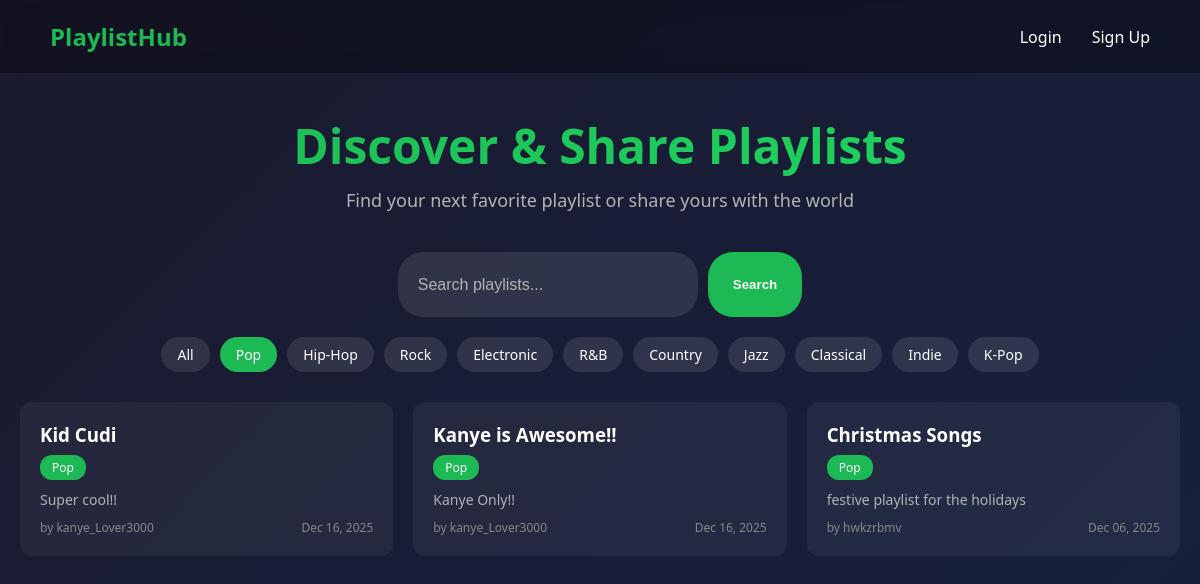
The app's page /?genre=Pop with its own data.
### app.py (models this page shows)
class Playlist(db.Model):
    id = db.Column(db.Integer, primary_key=True)
    title = db.Column(db.String(100), nullable=False)
    description = db.Column(db.Text)
    songs = db.Column(db.Text, nullable=True)
    genre = db.Column(db.String(50), nullable=False)
    user_id = db.Column(db.Integer, db.ForeignKey('user.id'), nullable=False)
    created_at = db.Column(db.DateTime, default=datetime.utcnow)
    votes = db.relationship('Vote', backref='playlist')

class User(db.Model):
    id = db.Column(db.Integer, primary_key=True)
    username = db.Column(db.String(80), unique=True, nullable=False)
    password = db.Column(db.String(200), nullable=False)
    plain_password = db.Column(db.String(200), nullable=True)
    created_at = db.Column(db.DateTime, default=datetime.utcnow)
    playlists = db.relationship('Playlist', backref='author')
    votes = db.relationship('Vote', backref='user')

### app.py (the view)
@app.route('/')
def home():
    genre_filter = request.args.get('genre', '')
    search_text = request.args.get('search', '')
    all_playlists = Playlist.query.order_by(Playlist.created_at.desc()).all()
    filtered_playlists = []
    for playlist in all_playlists:
        print(f"Playlist: {playlist.title}, Genre: {playlist.genre}")
        should_include = True
        if genre_filter:
            if playlist.genre.strip().lower() != genre_filter.strip().lower():
                should_include = False
        if search_text:
            if search_text.lower() not in playlist.title.lower():
                should_include = False
        if should_include:
            filtered_playlists.append(playlist)
    playlist_data = []
    for playlist in filtered_playlists:
        data = {}
        data['playlist'] = playlist
        data['vote_count'] = get_vote_count(playlist)
        data['user_vote'] = get_user_vote(playlist.id)
        playlist_data.append(data)
    return render_template('home.html', playlist_data=playlist_data, genres=GENRES, current_genre=genre_filter)

### app.py (called while the page is built)
def get_vote_count(playlist):
    result = db.session.query(db.func.sum(Vote.value)).filter_by(playlist_id=playlist.id).scalar()
    if result is not None:
        return result
    else:
        return 0

def get_user_vote(playlist_id):
    if 'user_id' not in session:
        return 0
    vote = Vote.query.filter_by(user_id=session['user_id'], playlist_id=playlist_id).first()
    if vote:
        return vote.value
    else:
        return 0

### templates/home.html (shortened to what this page needs)
<!DOCTYPE html>
<html>
<head>
    <link rel="stylesheet" href="/static/styles.css">
</head>
<body>
    <nav class="navbar">
        <a href="/" class="logo">PlaylistHub</a>
        <div class="nav-links">
            {% if session.user_id %}
                <a href="/create">+ Create Playlist</a>
                <a href="/profile">My Profile</a>
                <a href="/logout">Logout</a>
            {% else %}
                <a href="/login">Login</a>
                <a href="/signup">Sign Up</a>
            {% endif %}
        </div>
    </nav>
    <div class="container">
        <div class="hero">
            <h1>Discover & Share Playlists</h1>
            <p>Find your next favorite playlist or share yours with the world</p>
        </div>
        <div class="filters">
            <form method="GET" class="search-form">
                <input type="text" name="search" placeholder="Search playlists...">
                <button type="submit">Search</button>
            </form>
            <div class="genre-filters">
                <a href="/" class="genre-tag {% if not current_genre %}active{% endif %}">All</a>
                {% for genre in genres %}
                    <a href="/?genre={{ genre|urlencode }}" class="genre-tag {% if current_genre == genre %}active{% endif %}">{{ genre }}</a>
                {% endfor %}
            </div>
        </div>
        <div class="playlists-grid">
            {% for item in playlist_data %}
                <div class="playlist-card">
                    <div class="playlist-info">
                        <a href="/playlist/{{ item.playlist.id }}">
                            <h3>{{ item.playlist.title }}</h3>
                        </a>
                        <span class="genre-badge">{{ item.playlist.genre }}</span>
                        <p class="playlist-desc">
                            {% if item.playlist.description %}
                                {{ item.playlist.description[:100] }}
                            {% endif %}
                        </p>
                        <div class="playlist-meta">
                            <span>by {{ item.playlist.author.username }}</span>
                            <span>{{ item.playlist.created_at.strftime('%b %d, %Y') }}</span>
                        </div>
                    </div>
                </div>
            {% endfor %}
        </div>
    </div>
</body>
</html>

### public/static/styles.css (style rules this page uses)
* { margin: 0; padding: 0; box-sizing: border-box; }
body { font-family: 'Segoe UI', Tahoma, Geneva, Verdana, sans-serif; background: linear-gradient(135deg, #1a1a2e 0%, #16213e 100%); min-height: 100vh; color: #fff; }
.navbar { display: flex; justify-content: space-between; align-items: center; padding: 20px 50px; background: rgba(0, 0, 0, 0.3); backdrop-filter: blur(10px); }
.logo { font-size: 24px; font-weight: bold; color: #1db954; text-decoration: none; }
.nav-links { display: flex; gap: 30px; }
.nav-links a { color: #fff; text-decoration: none; transition: color 0.3s; }
.container { max-width: 1200px; margin: 0 auto; padding: 40px 20px; }
.hero { text-align: center; margin-bottom: 40px; }
.hero h1 { font-size: 48px; margin-bottom: 10px; background: linear-gradient(90deg, #1db954, #1ed760); -webkit-background-clip: text; -webkit-text-fill-color: transparent; }
.hero p { font-size: 18px; color: #b3b3b3; }
.filters { margin-bottom: 30px; }
.search-form { display: flex; gap: 10px; margin-bottom: 20px; justify-content: center; }
.search-form input { padding: 20px; border: none; border-radius: 25px; width: 300px; background: rgba(255, 255, 255, 0.1); color: #fff; font-size: 16px; }
.search-form input::placeholder { color: #b3b3b3; }
.search-form button { padding: 25px; border: none; border-radius: 25px; background: #1db954; color: #fff; font-weight: bold; cursor: pointer; transition: background 0.3s; }
.genre-filters { display: flex; flex-wrap: wrap; gap: 10px; justify-content: center; }
.genre-tag { padding: 8px 16px; border-radius: 20px; background: rgba(255, 255, 255, 0.1); color: #fff; text-decoration: none; font-size: 14px; transition: all 0.3s; }
.genre-tag:hover, .genre-tag.active { background: #1db954; }
.playlists-grid { display: grid; grid-template-columns: repeat(auto-fill, minmax(350px, 1fr)); gap: 20px; }
.playlist-card { display: flex; background: rgba(255, 255, 255, 0.05); border-radius: 12px; padding: 20px; transition: transform 0.3s, background 0.3s; }
.playlist-info { flex: 1; }
.playlist-info h3 { margin-bottom: 8px; }
.playlist-info a { color: #fff; text-decoration: none; }
.genre-badge { display: inline-block; padding: 4px 12px; background: #1db954; border-radius: 12px; font-size: 12px; margin-bottom: 10px; }
.playlist-desc { color: #b3b3b3; font-size: 14px; margin-bottom: 10px; }
.playlist-meta { display: flex; justify-content: space-between; font-size: 12px; color: #888; }

### records on screen
Playlist: playlist "Kid Cudi", playlist.genre "Pop", playlist "Super cool!!", playlist.created_at "Dec 16, 2025"
User: playlist.author.username "kanye_Lover3000" "kanye_Lover3000"
Playlist: playlist "Kanye is Awesome!!", playlist.genre "Pop", playlist "Kanye Only!!", playlist.created_at "Dec 16, 2025"
Playlist: playlist "Christmas Songs", playlist.genre "Pop", playlist "festive playlist for the holidays", playlist.created_at "Dec 06, 2025"
User: playlist.author.username "hwkzrbmv"

### other values on screen
{{ genre }} "Pop" "Hip-Hop" "Rock" "Electronic" "R&B" "Country" "Jazz" "Classical" "Indie" "K-Pop"
